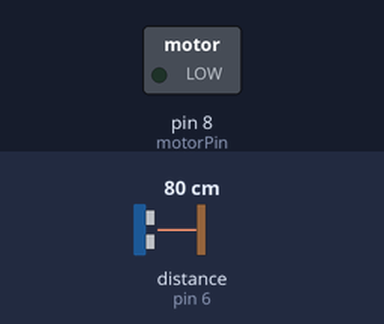
Recording of a sketch running on a simulated Arduino Uno, built with avr-gcc and run on an emulated ATmega328P. On the bench: switched loads named in the sketch (green lamp = pin HIGH). Wiring (inferred from the names in the program): ultrasonic range finder: trigger pin 7; echo pin 6. Inputs (shaded band) come from the test bench; at power-on: distance to the obstacle (sensor on pin 6) 80 cm. The echo pulse lasts 58.3 µs per cm; pins used as bus, display or sensor lines are not drawn.

Above: at 1.2 s.
1.3 s: distance to the obstacle (sensor on pin 6) set to 2 cm
At 1.7 s:
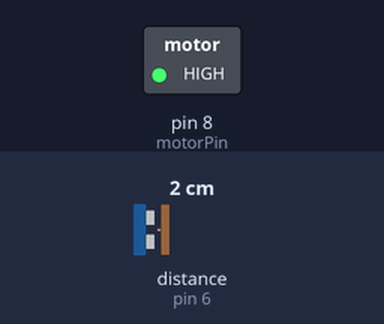
2.8 s: distance to the obstacle (sensor on pin 6) set to 35 cm
At 4.0 s:
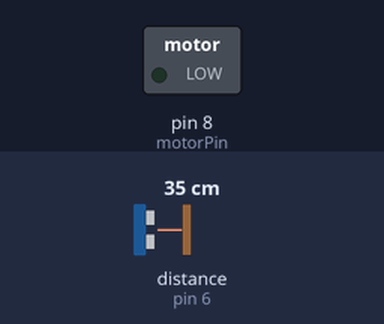
4.3 s: distance to the obstacle (sensor on pin 6) set to 4 cm
At 5.2 s:
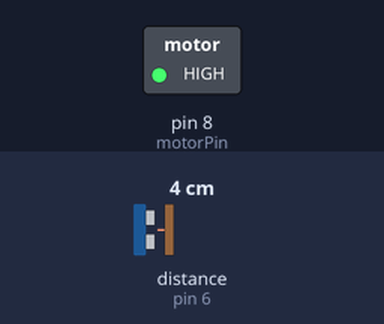
Timing chart, 0 to 7.3 s (numbered marks = the images above; inputs shaded):
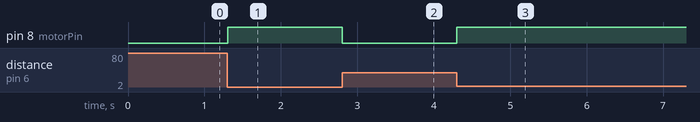

The sketch:

food_yes.ino
```cpp
//Vibrating the motor whenever you buddy makes the "shall we go?" gesture
//special thanks: Mudit Ganguly

#define trigPin 7
#define echoPin 6


const int motorPin = 8;

void setup() {
  Serial.begin (9600);
  pinMode(trigPin, OUTPUT);
  pinMode(echoPin, INPUT);
  pinMode(motorPin, OUTPUT);

}

void loop() {
  long duration, distance;
  digitalWrite(trigPin, LOW);
  delayMicroseconds(2);
  digitalWrite(trigPin, HIGH);
  delayMicroseconds(10);
  digitalWrite(trigPin, LOW);
  duration = pulseIn(echoPin, HIGH);
  distance = (duration/2) / 29.1;


  if (distance <= 30) {
    digitalWrite(motorPin, HIGH);

}
  else {
    digitalWrite(motorPin,LOW);
  }
  }
```

Measured:
- after the input at 1.3 s, pin 8 (motorPin): LOW → HIGH at once
- after the input at 2.8 s, pin 8 (motorPin): HIGH → LOW at once
- after the input at 4.3 s, pin 8 (motorPin): LOW → HIGH at once
